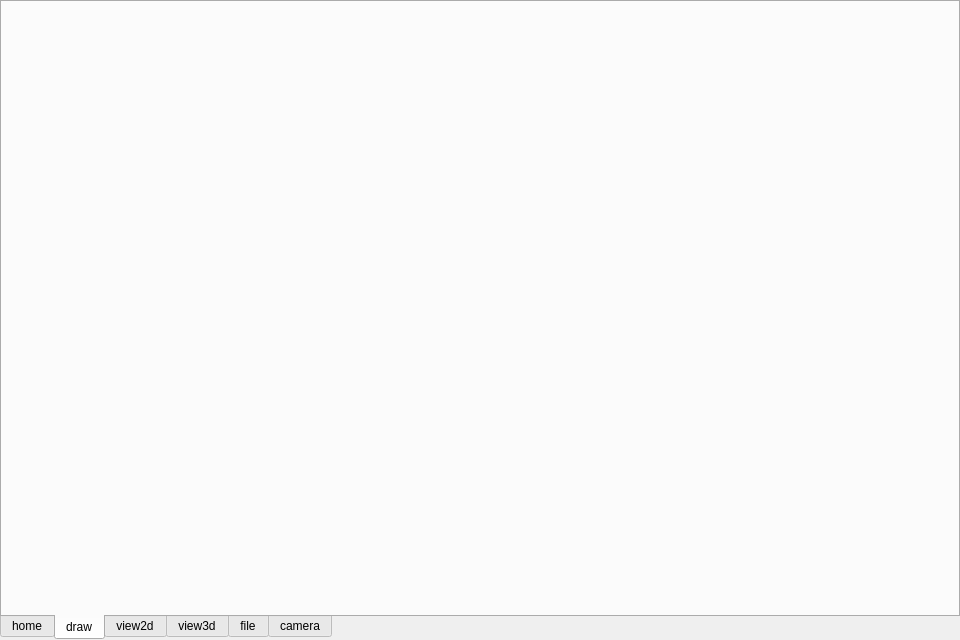
<?xml version="1.0" encoding="UTF-8"?>
<ui version="4.0">
    <class>MainTabWidget</class>
    <widget class="QWidget" name="MainTabWidget">
        <property name="geometry">
            <rect>
                <x>0</x>
                <y>0</y>
                <width>960</width>
                <height>640</height>
            </rect>
        </property>
        <property name="windowTitle">
            <string>cocr app</string>
        </property>
        <layout class="QHBoxLayout" name="horizontalLayout">
            <property name="spacing">
                <number>0</number>
            </property>
            <property name="leftMargin">
                <number>0</number>
            </property>
            <property name="topMargin">
                <number>0</number>
            </property>
            <property name="rightMargin">
                <number>0</number>
            </property>
            <property name="bottomMargin">
                <number>0</number>
            </property>
            <item>
                <widget class="QTabWidget" name="tabWidget">
                    <property name="styleSheet">
                        <string notr="true"/>
                    </property>
                    <property name="tabPosition">
                        <enum>QTabWidget::South</enum>
                    </property>
                    <property name="tabShape">
                        <enum>QTabWidget::Rounded</enum>
                    </property>
                    <property name="currentIndex">
                        <number>1</number>
                    </property>
                    <property name="iconSize">
                        <size>
                            <width>32</width>
                            <height>32</height>
                        </size>
                    </property>
                    <property name="elideMode">
                        <enum>Qt::ElideNone</enum>
                    </property>
                    <property name="documentMode">
                        <bool>false</bool>
                    </property>
                    <property name="tabsClosable">
                        <bool>false</bool>
                    </property>
                    <property name="movable">
                        <bool>false</bool>
                    </property>
                    <property name="tabBarAutoHide">
                        <bool>false</bool>
                    </property>
                    <widget class="QWidget" name="wel_tab">
                        <property name="sizePolicy">
                            <sizepolicy hsizetype="Preferred" vsizetype="Preferred">
                                <horstretch>0</horstretch>
                                <verstretch>0</verstretch>
                            </sizepolicy>
                        </property>
                        <attribute name="icon">
                            <iconset resource="../../../../assets/COCR_res.qrc">
                                <normaloff>:/images/home.png</normaloff>:/images/home.png
                            </iconset>
                        </attribute>
                        <attribute name="title">
                            <string>home</string>
                        </attribute>
                    </widget>
                    <widget class="QWidget" name="draw_tab">
                        <attribute name="icon">
                            <iconset resource="../../../../assets/COCR_res.qrc">
                                <normaloff>:/images/draw.png</normaloff>:/images/draw.png
                            </iconset>
                        </attribute>
                        <attribute name="title">
                            <string>draw</string>
                        </attribute>
                    </widget>
                    <widget class="QWidget" name="v2d_tab">
                        <attribute name="icon">
                            <iconset resource="../../../../assets/COCR_res.qrc">
                                <normaloff>:/images/ben2d.png</normaloff>:/images/ben2d.png
                            </iconset>
                        </attribute>
                        <attribute name="title">
                            <string>view2d</string>
                        </attribute>
                    </widget>
                    <widget class="QWidget" name="v3d_tab">
                        <attribute name="icon">
                            <iconset resource="../../../../assets/COCR_res.qrc">
                                <normaloff>:/images/ben3d.png</normaloff>:/images/ben3d.png
                            </iconset>
                        </attribute>
                        <attribute name="title">
                            <string>view3d</string>
                        </attribute>
                    </widget>
                    <widget class="QWidget" name="img_tab">
                        <attribute name="icon">
                            <iconset resource="../../../../assets/COCR_res.qrc">
                                <normaloff>:/images/filesave.png</normaloff>:/images/filesave.png
                            </iconset>
                        </attribute>
                        <attribute name="title">
                            <string>file</string>
                        </attribute>
                    </widget>
                    <widget class="QWidget" name="cam_tab">
                        <attribute name="icon">
                            <iconset resource="../../../../assets/COCR_res.qrc">
                                <normaloff>:/images/shutter.png</normaloff>:/images/shutter.png
                            </iconset>
                        </attribute>
                        <attribute name="title">
                            <string>camera</string>
                        </attribute>
                    </widget>
                </widget>
            </item>
        </layout>
    </widget>
    <resources>
        <include location="../../../../assets/COCR_res.qrc"/>
    </resources>
    <connections/>
</ui>
